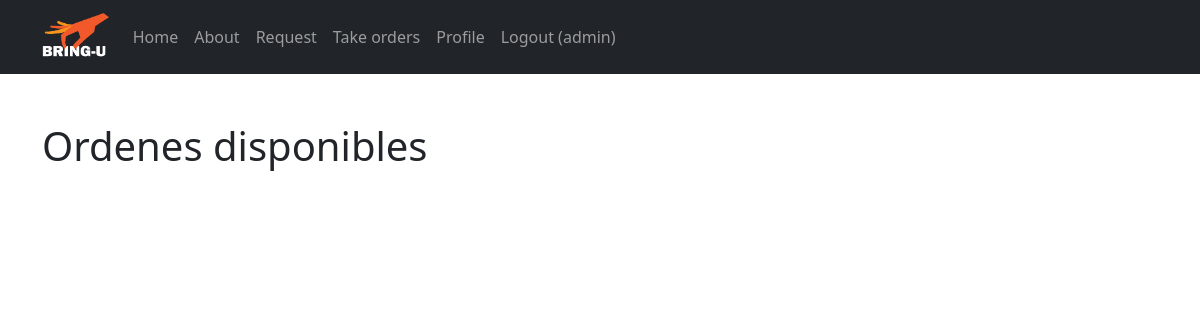
Before: /available_orders (signed in) with the older database file.
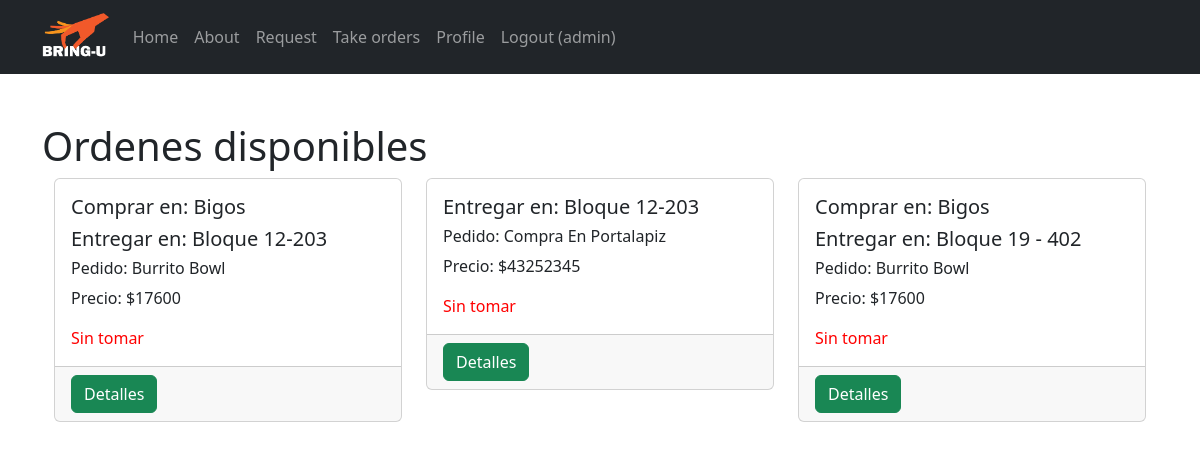
After: the same page with the newer database file.
### bring_u/models.py (models this page shows)
class Request(models.Model):
    id_request = models.AutoField(primary_key=True)
    name = models.CharField(max_length=100)
    desc = models.CharField(max_length=1000)
    price = models.IntegerField()
    status = models.CharField(max_length=30, default="Sin tomar")
    delivery_location = models.CharField(max_length=250)
    desc_delivery = models.CharField(max_length=1000, null=True)
    pick_up_location = models.CharField(max_length=250, default="Pick-up location")
    desc_pick_up_location = models.CharField(max_length=1000, null=True)
    file= models.FileField(upload_to=upload_to, null=True)
    fk_id_user = models.ForeignKey(UserProfile, on_delete=models.CASCADE)
    fk_id_product = models.ForeignKey(Product, on_delete=models.SET_NULL, null=True)
    business_name = models.CharField(max_length=70, null=True)

### bring_u/views.py (the view, shortened to what this page needs)
# urls.py: path('available_orders', bringuViews.available_orders),
@is_service_prov_required
def available_orders(request):
    user= request.user
    is_delivering = UserProfile.objects.filter(username=user, is_service_prov=True).exists() if user.is_authenticated else False
    user_requests = Request.objects.exclude(status="Tomado")
    context = {
        'is_delivering':is_delivering,
        'user_request':user_requests
    }
    return render(request, "available_orders.html", context)

### bring_u/templates/available_orders.html (shortened to what this page needs)
{% extends "base.html" %}
    {% block content %}
        <div class="container mt-5">
            <h1>Ordenes disponibles</h1>
            <div class="container">
                <div class="row">
                    {% for order in user_request %}
                    <div class="col-md-4 mb-4">
                        <div class="card">
                            <div class="card-body">
                                {% if order.business_name %}
                                <h5 class="card-title">Comprar en: {{ order.business_name|title }}</h5>
                                {%endif%}
                                <h5 class="card-title">Entregar en: {{ order.delivery_location|title}}</h5>
                                <h6 class="card-title">Pedido: {{ order.name|title }}</h6>
                                <p class="card-text">Precio: ${{ order.price }}</p>
                                <p class="card-text" style="color:red">{{ order.status }}</p>
                            </div>
                            <div class="card-footer">
                                <button class="btn btn-success btn-cancel" type="button" data-bs-toggle="modal"
                                    data-bs-target="#cancelConfirmationModal{{ order.id_request }}">
                                    Detalles
                                </button>
                            </div>
                        </div>
                    </div>
                    {% endfor %}
                </div>
            </div>
        </div>
{% endblock %}

Changed rows visible on the page:
added Request: business_name "Bigos", delivery_location "Bloque 12-203", name "Burrito Bowl", price "17600", status "Sin tomar"
added Request: delivery_location "Bloque 12-203", name "Compra En Portalapiz", price "43252345", status "Sin tomar"
added Request: business_name "Bigos", delivery_location "Bloque 19 - 402", name "Burrito Bowl", price "17600", status "Sin tomar"
